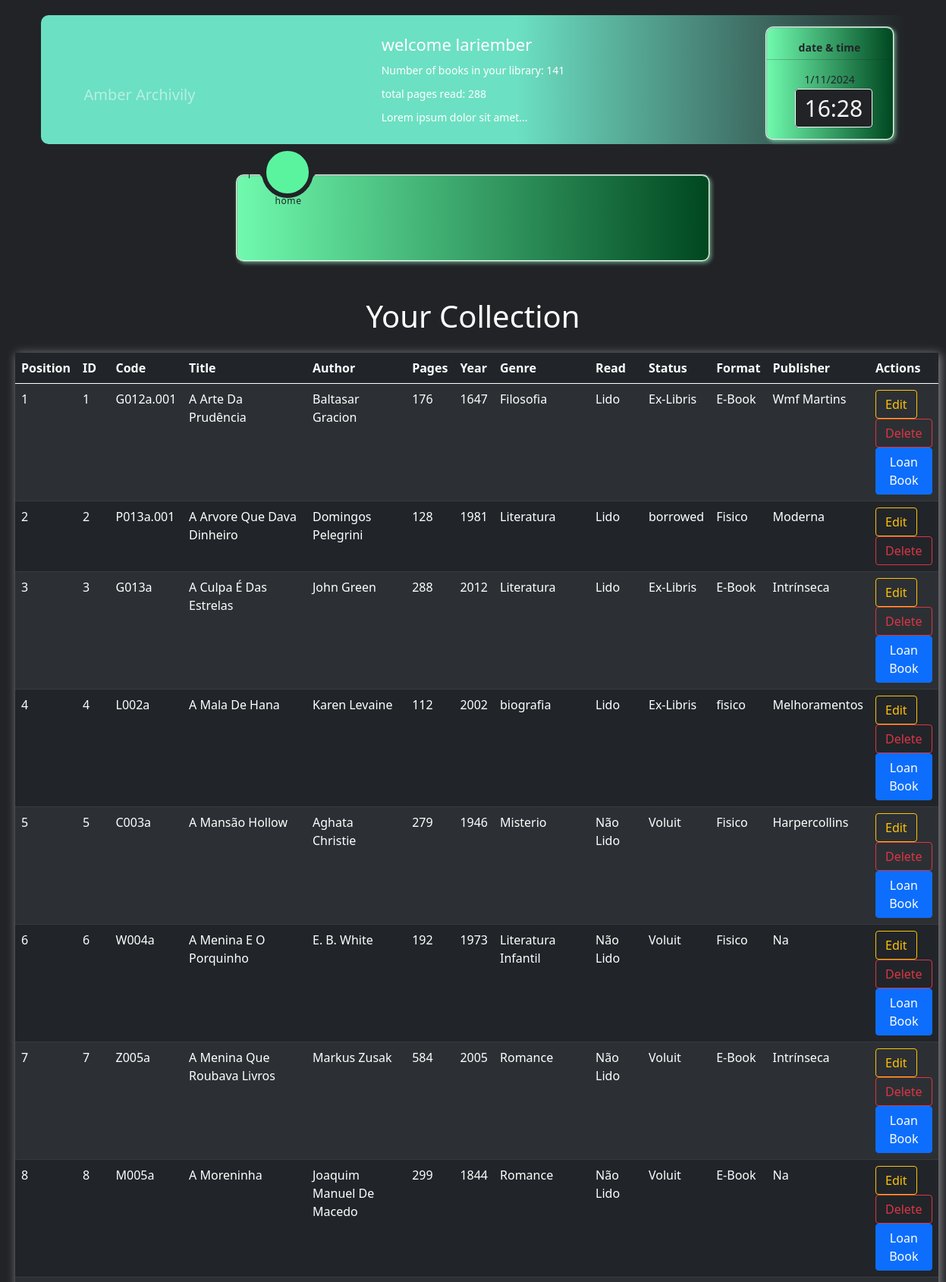
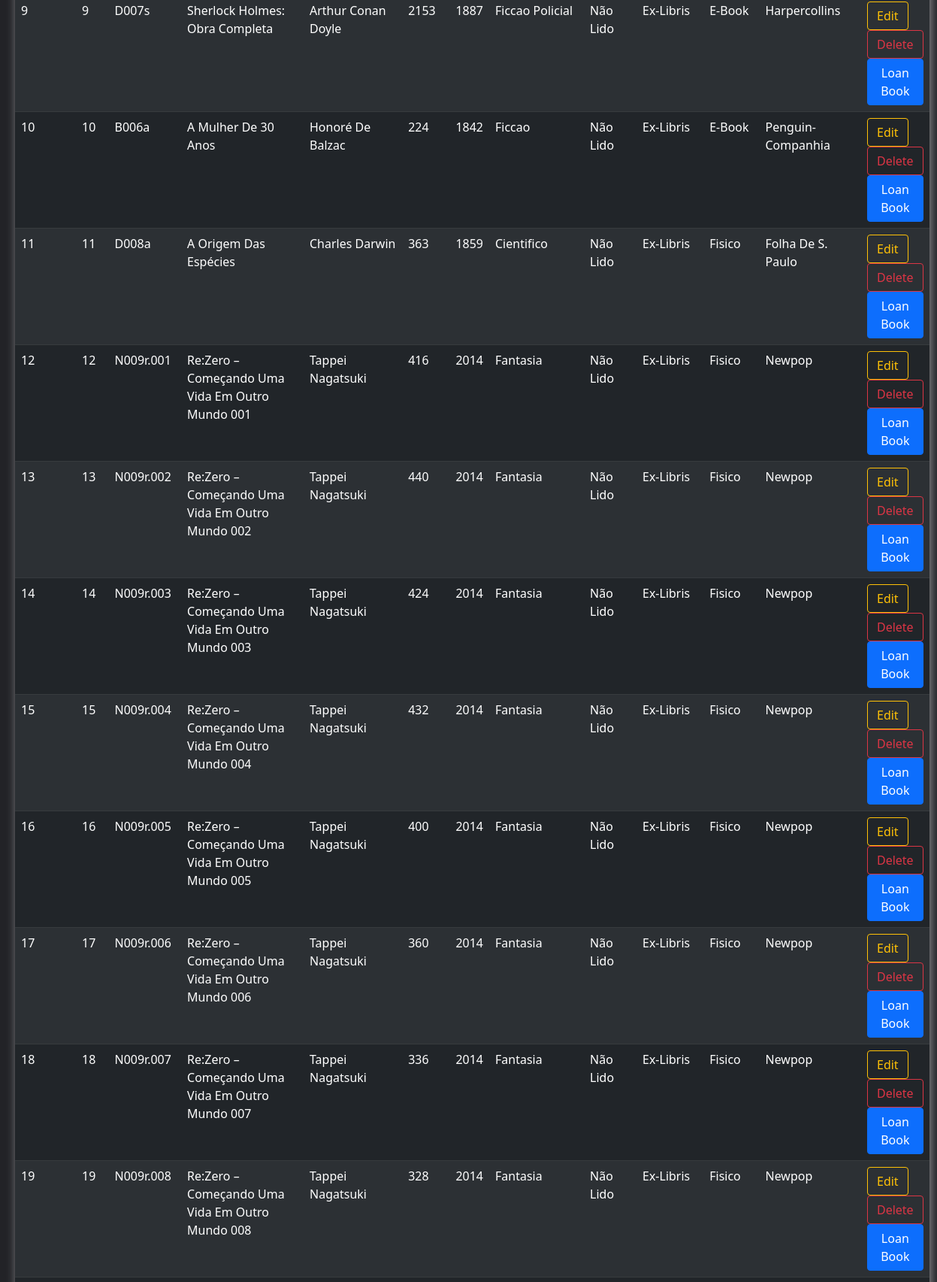
/your_collection (signed in, upper part), run on the app's committed database (2 pictures, top to bottom).
### app/__init__.py (models this page shows, shortened)
class User(db.Model):
    __tablename__ = 'users'
    id = db.Column(db.Integer, primary_key=True)
    username = db.Column(db.String(), unique=True, nullable=False)
    password_hash = db.Column(db.String(), nullable=False)
    name = db.Column(db.String(), nullable=False)
    books = db.relationship('Book', backref='user', lazy=True)
    user_readings = db.relationship('UserReadings', backref='user', lazy=True)  # atributo de relacionamento
    sum_pages = db.Column(db.Integer)
    @property
    def is_authenticated(self):
        return True
    def __repr__(self):
        return f'{self.name}'

class Book(db.Model):
    __tablename__ = 'books'
    id = db.Column(db.Integer, primary_key=True)
    code = db.Column(db.String(8), unique=True, nullable=False)
    title = db.Column(db.String(200), nullable=False)
    author = db.Column(db.String(100), nullable=False)
    publisher = db.Column(db.String(100), nullable=False)
    year = db.Column(db.Integer, nullable=False)
    pages = db.Column(db.Integer, nullable=False)
    status = db.Column(db.String(50), nullable=False)  # 'available', 'borrowed', or 'ex-libris'
    format = db.Column(db.String(50), nullable=False)  # 'physical', 'e-book', or 'pdf'
    read = db.Column(db.String(10), nullable=False)
    genre = db.Column(db.String(50), nullable=False)
    completion_date = db.Column(db.String(11), nullable=True)
    user_id = db.Column(db.Integer, db.ForeignKey('users.id'), nullable=False)
    user_readings = db.relationship('UserReadings', backref='book', lazy=True)  # Adicione este atributo de relacionamento
    loan_id = db.Column(db.Integer, db.ForeignKey('loans.id'), nullable=True)  # Chave estrangeira para a tabela Loan
    loan = db.relationship('Loan', backref='book', uselist=False,foreign_keys="[Loan.book_id]")

### app/controllers/defaut.py (the view)
@app.route('/your_collection')
def your_collection():
    user = get_logged_in_user()
    if not user:
        return redirect('/login')
    books = Book.query.filter_by(user_id=user.id).all()
    return render_template('your_collection.html', books=books)

### app/controllers/defaut.py (called while the page is built)
@lm.user_loader
def load_user(user_id):
    return User.query.get(int(user_id))

def get_logged_in_user():
    if current_user.is_authenticated:
        return current_user
    else:
        return None

### app/templates/your_collection.html (shortened to what this page needs)
{% extends 'base.html' %}
{% block content %}
<h1 class="text-white text-center my-4">Your Collection</h1>
<div class="table-responsive-md table-responsive-sm table-responsive-xl table-responsive-lg">
  <table class="table table-striped table-hover table-dark ">
    <thead>
      <tr>
        <th>Position</th>
        <th>ID</th>
        <th>Code</th>
        <th>Title</th>
        <th>Author</th>
        <th>Pages</th>
        <th>Year</th>
        <th>Genre</th>
        <th>Read</th>
        <th>Status</th>
        <th>Format</th>
        <th>Publisher</th>
        <th>Actions</th>
      </tr>
    </thead>
    <tbody>
      {% for book in books %}
      <tr>
        <td>{{ loop.index }}</td>
        <td>{{ book.id }}</td>
        <td>{{ book.code }}</td>
        <td>{{ book.title }}</td>
        <td>{{ book.author }}</td>
        <td>{{ book.pages }}</td>
        <td>{{ book.year }}</td>
        <td>{{ book.genre }}</td>
        <td>
          {% if book.read == 'read' %}
          {% if book.completion_date %}
          <span data-toggle="tooltip" data-placement="top" title="{{ book.completion_date }}">
            {{ book.read }}
          </span>
          {% else %}
          {{ book.read }}
          {% endif %}
          {% else %}
          {{ book.read }}
          {% endif %}
        </td>
        <td>
          {% if book.status in ['borrowed'] and book.loan %}
          <span data-toggle="tooltip" data-placement="top" title="loaned to: {{ book.loan.lender }}">{{ book.status }}
          </span>
          {% elif book.status in ['voluit']  %}
          <span data-toggle="tooltip" data-placement="top" title="loaned by: {{ book.loan.borrower }}">
          {{ book.status }}
          </span>
          {% else %}
          {{book.status}}
          {% endif %}
        </td>
        <td>{{ book.format }}</td>
        <td>{{ book.publisher }}</td>
        <td>
          <a href="{{ url_for('edit_book', book_id=book.id) }}" class="btn btn-outline-warning">Edit</a>
          <button class="btn btn-outline-danger"
            onclick="confirmDelete({{ book.id }}, '{{ book.status }}')">Delete</button>
          {% if book.status not in ['borrowed', 'voluit'] %}
          <button class="btn btn-primary" onclick="openLoanPopup({{ book.id }})">Loan Book</button>
          {% endif %}
        </td>
      </tr>
      {% endfor %}
  </table>
</div>
{% endblock %}

### app/templates/base.html (shortened to what this page needs)
<!DOCTYPE html>
<html lang="en">
<head>
  <link rel="stylesheet" href="../static/css/fonts.css" type="text/css">
  <link rel="stylesheet" href="https://cdn.jsdelivr.net/npm/bootstrap@5.0.1/dist/css/bootstrap.min.css">
  <link rel="stylesheet" href="{{ url_for('static', filename='css/style.css') }}">
</head>
<body>
  <div class="d-none d-md-block d-lg-block d-xl-block">
    <header>
      {% if current_user.is_authenticated %}
      <div id="hide" class="container bg-dark text-white">
        <a class="navbar-brand text-white-50" href="/home">Amber Archivily</a>
        <div class="navbar-text">
          {% if current_user.is_authenticated %}
          <h2>welcome {{ current_user.username }}</h2>
          <p>Number of books in your library: {{ current_user.books|length }}</p>
          <p>total pages read: {{ current_user.sum_pages }}</p>
          <p>Lorem ipsum dolor sit amet...</p>
          {% endif %}
          <div class="datetime">
            <p class="text-dark fw-bold">date & time</p>
            <hr class="bg-dark">
            <p class="text-dark"><span id="date"></span>
            </p>
            <div>
              <time></time>
            </div>
          </div>
        </div>
      </div> {% endif %}
      <div class="d-none d-md-block d-lg-block d-xl-block">
        <nav class="">
          <div class="navigation">
            <ul>
              <li class="list active">
                <a href="/home">
                  <span class="text">home</span>
                </a>
              </li>
              <li class="list">
              </li>
              <li class="list">
              </li>
              <li class="list">
              </li>
              <li class="list">
              </li>
              <li class="list">
              </li>
              <li class="list">
              </li>
              {% if current_user.is_authenticated %}
              <li class="list">
              </li>
              {% endif %}
              <div class="indicator"></div>
            </ul>
          </div>
        </nav>
      </div>
    </header>
  </div>
  <br>
  <main>
    {% block content %}
    {% endblock %}
  </main>
</body>
</html>

### app/static/css/style.css (style rules this page uses)
header { font-family: 'Poppins', sans-serif; }
body { padding: 20px; justify-content: center; align-items: center; min-width: 100vh; background: #222327; }
div.container { min-width: 100px; position: relative; display: flex; justify-content: center; align-items: center; min-width: auto; min-height: 170px; font-size: 15px; background: linear-gradient( to right, rgb(108, 224, 195) 55%, #222327 ); border-radius: 10px; }
div.container h2 { margin: 10px; font-size: 22px; }
div.container p { margin: 10px; font-size: 14px; }
div.container a { position: absolute; top: 50%; left: 5%; }
div.navbar-text { min-width: 200px; max-width: 1080px; display: block; justify-content: center; align-items: center; align-items: left; }
nav { margin-top: 40px; position: relative; display: flex; justify-content: center; align-items: center; }
.navigation { width: 625px; height: 115px; background: linear-gradient( to right, #70faae, #004720 ); border: 2px ridge #ddffec; box-shadow: 2px 2px 5px rgba(162, 255, 204, 0.5); position: relative; display: flex; justify-content: center; align-items: center; border-radius: 10px; }
.navigation ul { display: flex; width: 700px; }
.navigation ul li { position: relative; list-style: none; width: 70px; height: 70px; z-index: 1; }
.navigation ul li a { position: relative; display: flex; justify-content: center; align-items: center; flex-direction: column; width: 100%; text-align: center; font-weight: 500; }
.navigation ul li a .text { position: absolute; color: #222327; font-weight: 400; font-size: 0.75em; letter-spacing: 0.05em; transition: 0.5s; opacity: 0; transform: translateY(20px); }
.navigation ul li.active a .text { opacity: 1; transform: translateY(20px); }
.indicator { position: absolute; top: -35%; width: 68px; height: 68px; background: #5af49f; border-radius: 50%; border: 6px solid #222327; transition: 0.5s; }
.indicator::before { content: ''; position: absolute; top: 46%; left: -22px; width: 20px; height: 20px; background: transparent; border-top-right-radius: 20px; box-shadow: -1px -10px 0 0 #222327; }
.indicator::after { content: ''; position: absolute; top: 46%; right: -22px; width: 20px; height: 20px; background: transparent; border-top-left-radius: 20px; box-shadow: -1px -10px 0 0 #222327; }
.datetime { position: absolute; right: 15px; top: 15px; }
div.datetime { width: 170px; height: 150px; background: linear-gradient( to right, #70faae, #004720 ); display: block; justify-content: center; align-items: center; border-radius: 10px; border: 2px ridge #ddffec; box-shadow: 2px 2px 5px rgba(162, 255, 204, 0.5); }
div.datetime p { margin-top: 15px; align-items: center; justify-content: center; display: flex; margin-bottom: 5px; }
div.datetime hr { margin-top: 5px; margin-bottom: 5px; }
div.datetime div { margin-top: 5px; justify-content: center; align-items: center; }
time { margin: 37px; justify-content: center; align-items: center; width: 140px; border: 1px solid #f7f7f7; padding: 4px 12px; background-color: #222327; color: #f7f7f7; font-size: 2em; font-weight: 300; border-radius: 4px; }

### app/templates/base.html (style rules this page uses)
table { box-shadow: 2px 2px 12px rgba(255, 255, 255, 0.5); }

### data on the page
User: username "lariember", sum_pages "288"
Book: id "1", code "G012a.001", title "A Arte Da Prudência", author "Baltasar Gracion", pages "176", year "1647", genre "Filosofia", read "Lido", status "Ex-Libris", format "E-Book", publisher "Wmf Martins"
Book: id "2", code "P013a.001", title "A Arvore Que Dava Dinheiro", author "Domingos Pelegrini", pages "128", year "1981", genre "Literatura", read "Lido", status "borrowed", format "Fisico", publisher "Moderna"
Book: id "3", code "G013a", title "A Culpa É Das Estrelas", author "John Green", pages "288", year "2012", genre "Literatura", read "Lido", status "Ex-Libris", format "E-Book", publisher "Intrínseca"
Book: id "4", code "L002a", title "A Mala De Hana", author "Karen Levaine", pages "112", year "2002", genre "biografia", read "Lido", status "Ex-Libris", format "fisico", publisher "Melhoramentos"
Book: id "5", code "C003a", title "A Mansão Hollow", author "Aghata Christie", pages "279", year "1946", genre "Misterio", read "Não Lido", status "Voluit", format "Fisico", publisher "Harpercollins"
Book: id "6", code "W004a", title "A Menina E O Porquinho", author "E. B. White", pages "192", year "1973", genre "Literatura Infantil", read "Não Lido", status "Voluit", format "Fisico", publisher "Na"
Book: id "7", code "Z005a", title "A Menina Que Roubava Livros", author "Markus Zusak", pages "584", year "2005", genre "Romance", read "Não Lido", status "Voluit", format "E-Book", publisher "Intrínseca"
Book: id "8", code "M005a", title "A Moreninha", author "Joaquim Manuel De Macedo", pages "299", year "1844", genre "Romance", read "Não Lido", status "Voluit", format "E-Book", publisher "Na"
Book: id "9", code "D007s", title "Sherlock Holmes: Obra Completa", author "Arthur Conan Doyle", pages "2153", year "1887", genre "Ficcao Policial", read "Não Lido", status "Ex-Libris", format "E-Book", publisher "Harpercollins"
Book: id "10", code "B006a", title "A Mulher De 30 Anos", author "Honoré De Balzac", pages "224", year "1842", genre "Ficcao", read "Não Lido", status "Ex-Libris", format "E-Book", publisher "Penguin-Companhia"
Book: id "11", code "D008a", title "A Origem Das Espécies", author "Charles Darwin", pages "363", year "1859", genre "Cientifico", read "Não Lido", status "Ex-Libris", format "Fisico", publisher "Folha De S. Paulo"
Book: id "12", code "N009r.001", title "Re:Zero – Começando Uma Vida Em Outro Mundo 001", author "Tappei Nagatsuki", pages "416", year "2014", genre "Fantasia", read "Não Lido", status "Ex-Libris", format "Fisico", publisher "Newpop"
Book: id "13", code "N009r.002", title "Re:Zero – Começando Uma Vida Em Outro Mundo 002", author "Tappei Nagatsuki", pages "440", year "2014", genre "Fantasia", read "Não Lido", status "Ex-Libris", format "Fisico", publisher "Newpop"
Book: id "14", code "N009r.003", title "Re:Zero – Começando Uma Vida Em Outro Mundo 003", author "Tappei Nagatsuki", pages "424", year "2014", genre "Fantasia", read "Não Lido", status "Ex-Libris", format "Fisico", publisher "Newpop"
Book: id "15", code "N009r.004", title "Re:Zero – Começando Uma Vida Em Outro Mundo 004", author "Tappei Nagatsuki", pages "432", year "2014", genre "Fantasia", read "Não Lido", status "Ex-Libris", format "Fisico", publisher "Newpop"
Book: id "16", code "N009r.005", title "Re:Zero – Começando Uma Vida Em Outro Mundo 005", author "Tappei Nagatsuki", pages "400", year "2014", genre "Fantasia", read "Não Lido", status "Ex-Libris", format "Fisico", publisher "Newpop"
Book: id "17", code "N009r.006", title "Re:Zero – Começando Uma Vida Em Outro Mundo 006", author "Tappei Nagatsuki", pages "360", year "2014", genre "Fantasia", read "Não Lido", status "Ex-Libris", format "Fisico", publisher "Newpop"
Book: id "18", code "N009r.007", title "Re:Zero – Começando Uma Vida Em Outro Mundo 007", author "Tappei Nagatsuki", pages "336", year "2014", genre "Fantasia", read "Não Lido", status "Ex-Libris", format "Fisico", publisher "Newpop"
Book: id "19", code "N009r.008", title "Re:Zero – Começando Uma Vida Em Outro Mundo 008", author "Tappei Nagatsuki", pages "328", year "2014", genre "Fantasia", read "Não Lido", status "Ex-Libris", format "Fisico", publisher "Newpop"

### other printed values
{{ current_user.books|length }} "141"
